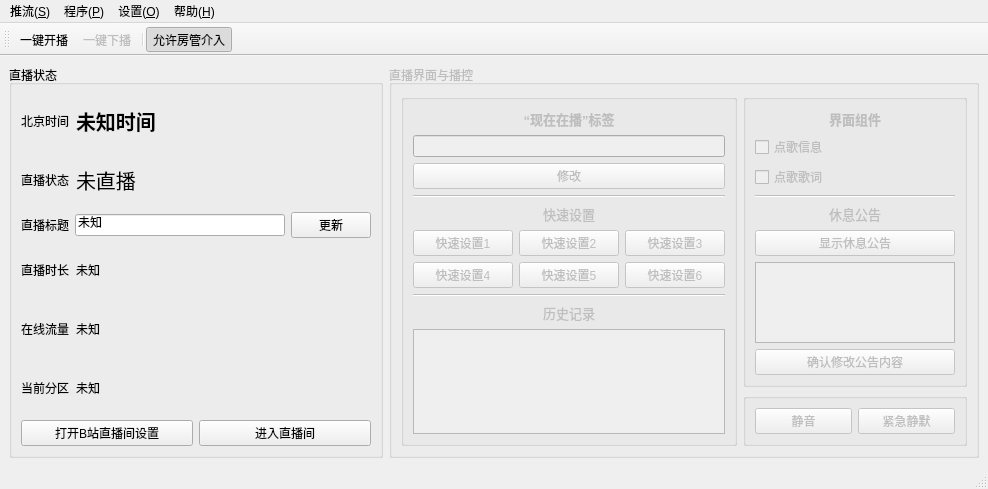
<?xml version="1.0" encoding="UTF-8"?>
<ui version="4.0">
 <class>MainWindow</class>
 <widget class="QMainWindow" name="MainWindow">
  <property name="geometry">
   <rect>
    <x>0</x>
    <y>0</y>
    <width>988</width>
    <height>489</height>
   </rect>
  </property>
  <property name="windowTitle">
   <string>tt's Live Helper</string>
  </property>
  <property name="windowIcon">
   <iconset resource="res.qrc">
    <normaloff>:/icons/res/icons/icon64.ico</normaloff>:/icons/res/icons/icon64.ico</iconset>
  </property>
  <widget class="QWidget" name="centralwidget">
   <layout class="QHBoxLayout" name="horizontalLayout_3">
    <item>
     <widget class="QGroupBox" name="groupBoxLiveStatus">
      <property name="title">
       <string>直播状态</string>
      </property>
      <layout class="QVBoxLayout" name="verticalLayout_2">
       <item>
        <layout class="QHBoxLayout" name="horizontalLayoutCurrentTime" stretch="1,6">
         <item>
          <widget class="QLabel" name="labelCurrentTimeInfo">
           <property name="text">
            <string>北京时间</string>
           </property>
          </widget>
         </item>
         <item>
          <widget class="QLabel" name="labelCurrentTime">
           <property name="sizePolicy">
            <sizepolicy hsizetype="Preferred" vsizetype="Preferred">
             <horstretch>0</horstretch>
             <verstretch>0</verstretch>
            </sizepolicy>
           </property>
           <property name="font">
            <font>
             <pointsize>15</pointsize>
             <bold>true</bold>
            </font>
           </property>
           <property name="text">
            <string>未知时间</string>
           </property>
          </widget>
         </item>
        </layout>
       </item>
       <item>
        <layout class="QHBoxLayout" name="horizontalLayoutLiveStatus" stretch="1,6">
         <item>
          <widget class="QLabel" name="labelLiveStatusInfo">
           <property name="text">
            <string>直播状态</string>
           </property>
          </widget>
         </item>
         <item>
          <widget class="QLabel" name="labelLiveStatus">
           <property name="font">
            <font>
             <pointsize>15</pointsize>
            </font>
           </property>
           <property name="text">
            <string>未直播</string>
           </property>
          </widget>
         </item>
        </layout>
       </item>
       <item>
        <layout class="QHBoxLayout" name="horizontalLayoutLiveTitle" stretch="1,5,1">
         <item>
          <widget class="QLabel" name="labelLiveTitleInfo">
           <property name="text">
            <string>直播标题</string>
           </property>
          </widget>
         </item>
         <item>
          <widget class="QLineEdit" name="lineEditLiveTitle">
           <property name="text">
            <string>未知</string>
           </property>
          </widget>
         </item>
         <item>
          <widget class="QPushButton" name="pushButtonLiveTitleUpdate">
           <property name="text">
            <string>更新</string>
           </property>
          </widget>
         </item>
        </layout>
       </item>
       <item>
        <layout class="QHBoxLayout" name="horizontalLayoutLiveTime" stretch="1,6">
         <item>
          <widget class="QLabel" name="labelLiveTimeInfo">
           <property name="text">
            <string>直播时长</string>
           </property>
          </widget>
         </item>
         <item>
          <widget class="QLabel" name="labelLiveTime">
           <property name="text">
            <string>未知</string>
           </property>
          </widget>
         </item>
        </layout>
       </item>
       <item>
        <layout class="QHBoxLayout" name="horizontalLayoutOnline" stretch="1,6">
         <item>
          <widget class="QLabel" name="labelOnlineInfo">
           <property name="text">
            <string>在线流量</string>
           </property>
          </widget>
         </item>
         <item>
          <widget class="QLabel" name="labelOnline">
           <property name="text">
            <string>未知</string>
           </property>
          </widget>
         </item>
        </layout>
       </item>
       <item>
        <layout class="QHBoxLayout" name="horizontalLayoutArea" stretch="1,6">
         <item>
          <widget class="QLabel" name="labelAreaInfo">
           <property name="text">
            <string>当前分区</string>
           </property>
          </widget>
         </item>
         <item>
          <widget class="QLabel" name="labelArea">
           <property name="text">
            <string>未知</string>
           </property>
          </widget>
         </item>
        </layout>
       </item>
       <item>
        <layout class="QHBoxLayout" name="horizontalLayoutLiveInfoCommandButtons">
         <item>
          <widget class="QPushButton" name="pushButtonOpenBilibiliLiveSettings">
           <property name="text">
            <string>打开B站直播间设置</string>
           </property>
          </widget>
         </item>
         <item>
          <widget class="QPushButton" name="pushButton">
           <property name="text">
            <string>进入直播间</string>
           </property>
          </widget>
         </item>
        </layout>
       </item>
      </layout>
     </widget>
    </item>
    <item>
     <widget class="QGroupBox" name="groupBoxLiveInterface">
      <property name="enabled">
       <bool>false</bool>
      </property>
      <property name="title">
       <string>直播界面与播控</string>
      </property>
      <layout class="QHBoxLayout" name="horizontalLayout" stretch="6,4">
       <item>
        <widget class="QGroupBox" name="groupBoxLiveNow">
         <property name="title">
          <string/>
         </property>
         <layout class="QVBoxLayout" name="verticalLayout" stretch="3,1,0,0,1,2,0,0,0">
          <item>
           <widget class="QLabel" name="labelLiveNowlabel">
            <property name="font">
             <font>
              <pointsize>10</pointsize>
              <bold>true</bold>
             </font>
            </property>
            <property name="layoutDirection">
             <enum>Qt::LeftToRight</enum>
            </property>
            <property name="text">
             <string>“现在在播”标签</string>
            </property>
            <property name="alignment">
             <set>Qt::AlignCenter</set>
            </property>
           </widget>
          </item>
          <item>
           <widget class="QLineEdit" name="lineEditLiveNowlabel"/>
          </item>
          <item>
           <widget class="QPushButton" name="pushButtonLiveNowEditConfirm">
            <property name="text">
             <string>修改</string>
            </property>
           </widget>
          </item>
          <item>
           <widget class="Line" name="line_1">
            <property name="orientation">
             <enum>Qt::Horizontal</enum>
            </property>
           </widget>
          </item>
          <item>
           <widget class="QLabel" name="labelLiveNowFastSetting">
            <property name="font">
             <font>
              <pointsize>10</pointsize>
              <bold>false</bold>
             </font>
            </property>
            <property name="layoutDirection">
             <enum>Qt::LeftToRight</enum>
            </property>
            <property name="text">
             <string>快速设置</string>
            </property>
            <property name="alignment">
             <set>Qt::AlignCenter</set>
            </property>
           </widget>
          </item>
          <item>
           <layout class="QGridLayout" name="gridLayoutFastSetting">
            <item row="0" column="2">
             <widget class="QPushButton" name="pushButtonLiveNowFastSetting_3">
              <property name="text">
               <string>快速设置3</string>
              </property>
             </widget>
            </item>
            <item row="0" column="1">
             <widget class="QPushButton" name="pushButtonLiveNowFastSetting_2">
              <property name="text">
               <string>快速设置2</string>
              </property>
             </widget>
            </item>
            <item row="0" column="0">
             <widget class="QPushButton" name="pushButtonLiveNowFastSetting_1">
              <property name="text">
               <string>快速设置1</string>
              </property>
             </widget>
            </item>
            <item row="1" column="0">
             <widget class="QPushButton" name="pushButtonLiveNowFastSetting_4">
              <property name="text">
               <string>快速设置4</string>
              </property>
             </widget>
            </item>
            <item row="1" column="1">
             <widget class="QPushButton" name="pushButtonLiveNowFastSetting_5">
              <property name="text">
               <string>快速设置5</string>
              </property>
             </widget>
            </item>
            <item row="1" column="2">
             <widget class="QPushButton" name="pushButtonLiveNowFastSetting_6">
              <property name="text">
               <string>快速设置6</string>
              </property>
             </widget>
            </item>
           </layout>
          </item>
          <item>
           <widget class="Line" name="line_2">
            <property name="orientation">
             <enum>Qt::Horizontal</enum>
            </property>
           </widget>
          </item>
          <item>
           <widget class="QLabel" name="labelLiveNowHistory">
            <property name="font">
             <font>
              <pointsize>10</pointsize>
              <bold>false</bold>
             </font>
            </property>
            <property name="layoutDirection">
             <enum>Qt::LeftToRight</enum>
            </property>
            <property name="text">
             <string>历史记录</string>
            </property>
            <property name="alignment">
             <set>Qt::AlignCenter</set>
            </property>
           </widget>
          </item>
          <item>
           <widget class="QListWidget" name="listWidgetLiveNowHistory"/>
          </item>
         </layout>
        </widget>
       </item>
       <item>
        <layout class="QVBoxLayout" name="verticalLayoutRight">
         <item>
          <widget class="QGroupBox" name="groupBoxInterfaceComponents">
           <property name="title">
            <string/>
           </property>
           <layout class="QVBoxLayout" name="verticalLayout_3">
            <item>
             <widget class="QLabel" name="labelInterfaceComponents">
              <property name="font">
               <font>
                <pointsize>10</pointsize>
                <bold>true</bold>
               </font>
              </property>
              <property name="layoutDirection">
               <enum>Qt::LeftToRight</enum>
              </property>
              <property name="text">
               <string>界面组件</string>
              </property>
              <property name="alignment">
               <set>Qt::AlignCenter</set>
              </property>
             </widget>
            </item>
            <item>
             <widget class="QCheckBox" name="checkBoxMusic">
              <property name="layoutDirection">
               <enum>Qt::LeftToRight</enum>
              </property>
              <property name="autoFillBackground">
               <bool>false</bool>
              </property>
              <property name="text">
               <string>点歌信息</string>
              </property>
              <property name="checked">
               <bool>false</bool>
              </property>
             </widget>
            </item>
            <item>
             <widget class="QCheckBox" name="checkBoxLyrics">
              <property name="text">
               <string>点歌歌词</string>
              </property>
             </widget>
            </item>
            <item>
             <widget class="Line" name="line">
              <property name="orientation">
               <enum>Qt::Horizontal</enum>
              </property>
             </widget>
            </item>
            <item>
             <widget class="QLabel" name="labelRestNotification">
              <property name="font">
               <font>
                <pointsize>10</pointsize>
                <bold>false</bold>
               </font>
              </property>
              <property name="layoutDirection">
               <enum>Qt::LeftToRight</enum>
              </property>
              <property name="text">
               <string>休息公告</string>
              </property>
              <property name="alignment">
               <set>Qt::AlignCenter</set>
              </property>
             </widget>
            </item>
            <item>
             <widget class="QPushButton" name="pushButtonRestNotification">
              <property name="text">
               <string>显示休息公告</string>
              </property>
             </widget>
            </item>
            <item>
             <widget class="QPlainTextEdit" name="plainTextEditRestNotification"/>
            </item>
            <item>
             <widget class="QPushButton" name="pushButtonRestNotificationModified">
              <property name="text">
               <string>确认修改公告内容</string>
              </property>
             </widget>
            </item>
           </layout>
          </widget>
         </item>
         <item>
          <widget class="QGroupBox" name="groupBoxUrgentWork">
           <property name="title">
            <string/>
           </property>
           <layout class="QHBoxLayout" name="horizontalLayout_2">
            <item>
             <widget class="QPushButton" name="pushButtonMute">
              <property name="text">
               <string>静音</string>
              </property>
             </widget>
            </item>
            <item>
             <widget class="QPushButton" name="pushButtonShut">
              <property name="text">
               <string>紧急静默</string>
              </property>
             </widget>
            </item>
           </layout>
          </widget>
         </item>
        </layout>
       </item>
      </layout>
     </widget>
    </item>
   </layout>
  </widget>
  <widget class="QMenuBar" name="menubar">
   <property name="geometry">
    <rect>
     <x>0</x>
     <y>0</y>
     <width>988</width>
     <height>21</height>
    </rect>
   </property>
   <widget class="QMenu" name="menu_Stream">
    <property name="title">
     <string>推流(&amp;S)</string>
    </property>
    <addaction name="action_OnekeyStartLive"/>
    <addaction name="action_OnekeyStopLive"/>
    <addaction name="separator"/>
    <addaction name="action_OBSStartLive"/>
    <addaction name="action_OBSStopLive"/>
    <addaction name="separator"/>
    <addaction name="action_BilibiliStartLive"/>
    <addaction name="action_BilibiliStopLive"/>
   </widget>
   <widget class="QMenu" name="menu_Settings">
    <property name="title">
     <string>设置(&amp;O)</string>
    </property>
    <addaction name="action_SetBlivechat"/>
    <addaction name="separator"/>
    <addaction name="action_Settings"/>
   </widget>
   <widget class="QMenu" name="menu_Help">
    <property name="title">
     <string>帮助(&amp;H)</string>
    </property>
    <addaction name="action_About"/>
   </widget>
   <widget class="QMenu" name="menu_Program">
    <property name="title">
     <string>程序(&amp;P)</string>
    </property>
    <addaction name="action_OpenDanmuji"/>
    <addaction name="action_ShutDanmuji"/>
    <addaction name="separator"/>
    <addaction name="action_OpenBlivechat"/>
    <addaction name="action_ShutBlivechat"/>
    <addaction name="separator"/>
    <addaction name="action_OpenOBS"/>
    <addaction name="action_ShutOBS"/>
   </widget>
   <addaction name="menu_Stream"/>
   <addaction name="menu_Program"/>
   <addaction name="menu_Settings"/>
   <addaction name="menu_Help"/>
  </widget>
  <widget class="QStatusBar" name="statusbar"/>
  <widget class="QToolBar" name="toolBar">
   <property name="windowTitle">
    <string>toolBar</string>
   </property>
   <property name="toolButtonStyle">
    <enum>Qt::ToolButtonTextUnderIcon</enum>
   </property>
   <attribute name="toolBarArea">
    <enum>TopToolBarArea</enum>
   </attribute>
   <attribute name="toolBarBreak">
    <bool>false</bool>
   </attribute>
   <addaction name="action_OnekeyStartLive"/>
   <addaction name="action_OnekeyStopLive"/>
   <addaction name="separator"/>
   <addaction name="action_allowManagerHelp"/>
  </widget>
  <action name="action_OnekeyStartLive">
   <property name="icon">
    <iconset resource="res.qrc">
     <normaloff>:/MainWindow/Actions/res/MainWindow/Actions/play.ico</normaloff>:/MainWindow/Actions/res/MainWindow/Actions/play.ico</iconset>
   </property>
   <property name="text">
    <string>一键开播</string>
   </property>
   <property name="toolTip">
    <string>同时设置B站开播及开始推流</string>
   </property>
  </action>
  <action name="action_OnekeyStopLive">
   <property name="enabled">
    <bool>false</bool>
   </property>
   <property name="icon">
    <iconset resource="res.qrc">
     <normaloff>:/MainWindow/Actions/res/MainWindow/Actions/pause.ico</normaloff>:/MainWindow/Actions/res/MainWindow/Actions/pause.ico</iconset>
   </property>
   <property name="text">
    <string>一键下播</string>
   </property>
   <property name="toolTip">
    <string>同时设置B站停止直播及停止推流</string>
   </property>
  </action>
  <action name="action_OBSStartLive">
   <property name="icon">
    <iconset resource="res.qrc">
     <normaloff>:/MainWindow/Actions/res/MainWindow/Actions/video-stream.ico</normaloff>:/MainWindow/Actions/res/MainWindow/Actions/video-stream.ico</iconset>
   </property>
   <property name="text">
    <string>开始OBS推流</string>
   </property>
   <property name="toolTip">
    <string>设置OBS开始推流</string>
   </property>
  </action>
  <action name="action_OBSStopLive">
   <property name="icon">
    <iconset resource="res.qrc">
     <normaloff>:/MainWindow/Actions/res/MainWindow/Actions/stop-video-stream.ico</normaloff>:/MainWindow/Actions/res/MainWindow/Actions/stop-video-stream.ico</iconset>
   </property>
   <property name="text">
    <string>停止OBS推流</string>
   </property>
   <property name="toolTip">
    <string>设置OBS停止推流</string>
   </property>
  </action>
  <action name="action_BilibiliStartLive">
   <property name="icon">
    <iconset resource="res.qrc">
     <normaloff>:/MainWindow/Actions/res/MainWindow/Actions/streaming.ico</normaloff>:/MainWindow/Actions/res/MainWindow/Actions/streaming.ico</iconset>
   </property>
   <property name="text">
    <string>设置开播</string>
   </property>
   <property name="toolTip">
    <string>向B站服务器请求开播</string>
   </property>
  </action>
  <action name="action_BilibiliStopLive">
   <property name="enabled">
    <bool>false</bool>
   </property>
   <property name="icon">
    <iconset resource="res.qrc">
     <normaloff>:/MainWindow/Actions/res/MainWindow/Actions/stop-streaming.ico</normaloff>:/MainWindow/Actions/res/MainWindow/Actions/stop-streaming.ico</iconset>
   </property>
   <property name="text">
    <string>设置关播</string>
   </property>
   <property name="toolTip">
    <string>向B站服务器请求关播</string>
   </property>
  </action>
  <action name="action_About">
   <property name="icon">
    <iconset resource="res.qrc">
     <normaloff>:/MainWindow/Actions/res/MainWindow/Actions/message.ico</normaloff>:/MainWindow/Actions/res/MainWindow/Actions/message.ico</iconset>
   </property>
   <property name="text">
    <string>关于</string>
   </property>
   <property name="toolTip">
    <string>关于LiveHelper</string>
   </property>
  </action>
  <action name="action_OpenDanmuji">
   <property name="icon">
    <iconset resource="res.qrc">
     <normaloff>:/icons/res/icons/danmuji.ico</normaloff>:/icons/res/icons/danmuji.ico</iconset>
   </property>
   <property name="text">
    <string>运行弹幕姬</string>
   </property>
   <property name="toolTip">
    <string>运行弹幕姬</string>
   </property>
  </action>
  <action name="action_OpenBlivechat">
   <property name="icon">
    <iconset resource="res.qrc">
     <normaloff>:/icons/res/icons/blivechat.ico</normaloff>:/icons/res/icons/blivechat.ico</iconset>
   </property>
   <property name="text">
    <string>运行Blivechat</string>
   </property>
   <property name="toolTip">
    <string>运行blivechat</string>
   </property>
  </action>
  <action name="action_OpenOBS">
   <property name="icon">
    <iconset resource="res.qrc">
     <normaloff>:/icons/res/icons/obs-studio.ico</normaloff>:/icons/res/icons/obs-studio.ico</iconset>
   </property>
   <property name="text">
    <string>运行OBS</string>
   </property>
   <property name="toolTip">
    <string>运行OBS</string>
   </property>
  </action>
  <action name="action_ShutDanmuji">
   <property name="icon">
    <iconset resource="res.qrc">
     <normaloff>:/icons/res/icons/danmuji.ico</normaloff>:/icons/res/icons/danmuji.ico</iconset>
   </property>
   <property name="text">
    <string>关闭弹幕姬</string>
   </property>
   <property name="toolTip">
    <string>关闭弹幕姬</string>
   </property>
  </action>
  <action name="action_ShutBlivechat">
   <property name="icon">
    <iconset resource="res.qrc">
     <normaloff>:/icons/res/icons/blivechat.ico</normaloff>:/icons/res/icons/blivechat.ico</iconset>
   </property>
   <property name="text">
    <string>关闭Blivechat</string>
   </property>
   <property name="toolTip">
    <string>关闭blivechat</string>
   </property>
  </action>
  <action name="action_ShutOBS">
   <property name="icon">
    <iconset resource="res.qrc">
     <normaloff>:/icons/res/icons/obs-studio.ico</normaloff>:/icons/res/icons/obs-studio.ico</iconset>
   </property>
   <property name="text">
    <string>关闭OBS</string>
   </property>
   <property name="toolTip">
    <string>关闭OBS</string>
   </property>
  </action>
  <action name="action_SetBlivechat">
   <property name="icon">
    <iconset resource="res.qrc">
     <normaloff>:/icons/res/icons/blivechat.ico</normaloff>:/icons/res/icons/blivechat.ico</iconset>
   </property>
   <property name="text">
    <string>设置Blivechat</string>
   </property>
   <property name="toolTip">
    <string>打开Blivechat配置界面</string>
   </property>
  </action>
  <action name="action_Settings">
   <property name="icon">
    <iconset resource="res.qrc">
     <normaloff>:/MainWindow/Actions/res/MainWindow/Actions/settings.ico</normaloff>:/MainWindow/Actions/res/MainWindow/Actions/settings.ico</iconset>
   </property>
   <property name="text">
    <string>设置...</string>
   </property>
   <property name="toolTip">
    <string>打开设置</string>
   </property>
  </action>
  <action name="action_allowManagerHelp">
   <property name="checkable">
    <bool>true</bool>
   </property>
   <property name="checked">
    <bool>true</bool>
   </property>
   <property name="icon">
    <iconset resource="res.qrc">
     <normaloff>:/MainWindow/Actions/res/MainWindow/Actions/help.ico</normaloff>:/MainWindow/Actions/res/MainWindow/Actions/help.ico</iconset>
   </property>
   <property name="text">
    <string>允许房管介入</string>
   </property>
   <property name="toolTip">
    <string>是否允许房管远程介入管理</string>
   </property>
  </action>
 </widget>
 <tabstops>
  <tabstop>pushButtonLiveTitleUpdate</tabstop>
  <tabstop>lineEditLiveTitle</tabstop>
 </tabstops>
 <resources>
  <include location="res.qrc"/>
 </resources>
 <connections/>
</ui>
